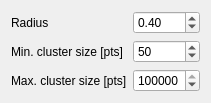
                      <widget class="QWidget" name="EuclideanClustering">
                       <layout class="QVBoxLayout" name="verticalLayout_20">
                        <item>
                         <layout class="QFormLayout" name="formLayout_8">
                          <item row="0" column="0">
                           <widget class="QLabel" name="label_37">
                            <property name="text">
                             <string>Radius</string>
                            </property>
                            <property name="wordWrap">
                             <bool>true</bool>
                            </property>
                           </widget>
                          </item>
                          <item row="0" column="1">
                           <widget class="QDoubleSpinBox" name="EuclideanCluSegRadius_doubleSpinBox">
                            <property name="singleStep">
                             <double>0.100000000000000</double>
                            </property>
                            <property name="value">
                             <double>0.400000000000000</double>
                            </property>
                           </widget>
                          </item>
                          <item row="1" column="0">
                           <widget class="QLabel" name="label_38">
                            <property name="text">
                             <string>Min. cluster size [pts]</string>
                            </property>
                           </widget>
                          </item>
                          <item row="1" column="1">
                           <widget class="QSpinBox" name="EuclideanCluMinClusterSize_spinBox">
                            <property name="maximum">
                             <number>1000000</number>
                            </property>
                            <property name="value">
                             <number>50</number>
                            </property>
                           </widget>
                          </item>
                          <item row="2" column="0">
                           <widget class="QLabel" name="label_39">
                            <property name="text">
                             <string>Max. cluster size [pts]</string>
                            </property>
                           </widget>
                          </item>
                          <item row="2" column="1">
                           <widget class="QSpinBox" name="EuclideanCluMaxClusterSize_spinBox_2">
                            <property name="maximum">
                             <number>20000000</number>
                            </property>
                            <property name="value">
                             <number>4000000</number>
                            </property>
                           </widget>
                          </item>
                         </layout>
                        </item>
                       </layout>
                      </widget>
